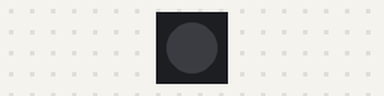
Recording of a sketch running on a simulated Arduino Uno, built with avr-gcc and run on an emulated ATmega328P. Shown: 1 RGB LEDs in strip order, left to right. Dim RGB values are drawn brighter than linear; the strip is taken to match the declared colour order.

Above: at 0.07 s.
At 1.16 s:
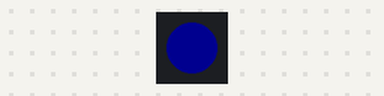
At 9.7 s:
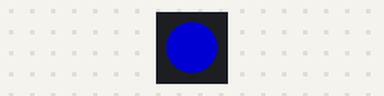
Timing chart, 0 to 12.5 s (numbered marks = the images above):
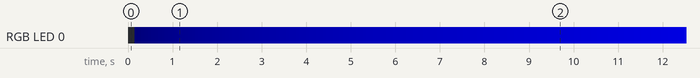

Measured:
- by itself, everything shown: repeats every 19.3 s, in 250 steps

The sketch:

Test_of_Neopixels.ino
```cpp
#include <Adafruit_NeoPixel.h>
const int data_pin = 6;
const int num_pixels = 1;
Adafruit_NeoPixel pixels = Adafruit_NeoPixel(num_pixels, data_pin, NEO_RGB + NEO_KHZ800);

void setup() {
  pixels.begin();
  Serial.begin(9600);
}

void loop() {
  for (int i = 0; i < 256; i++) {
    pixels.setPixelColor(0, (255, 0, 250));
    pixels.setBrightness(i);
    pixels.show();
    delay(75);
  }

}
```
